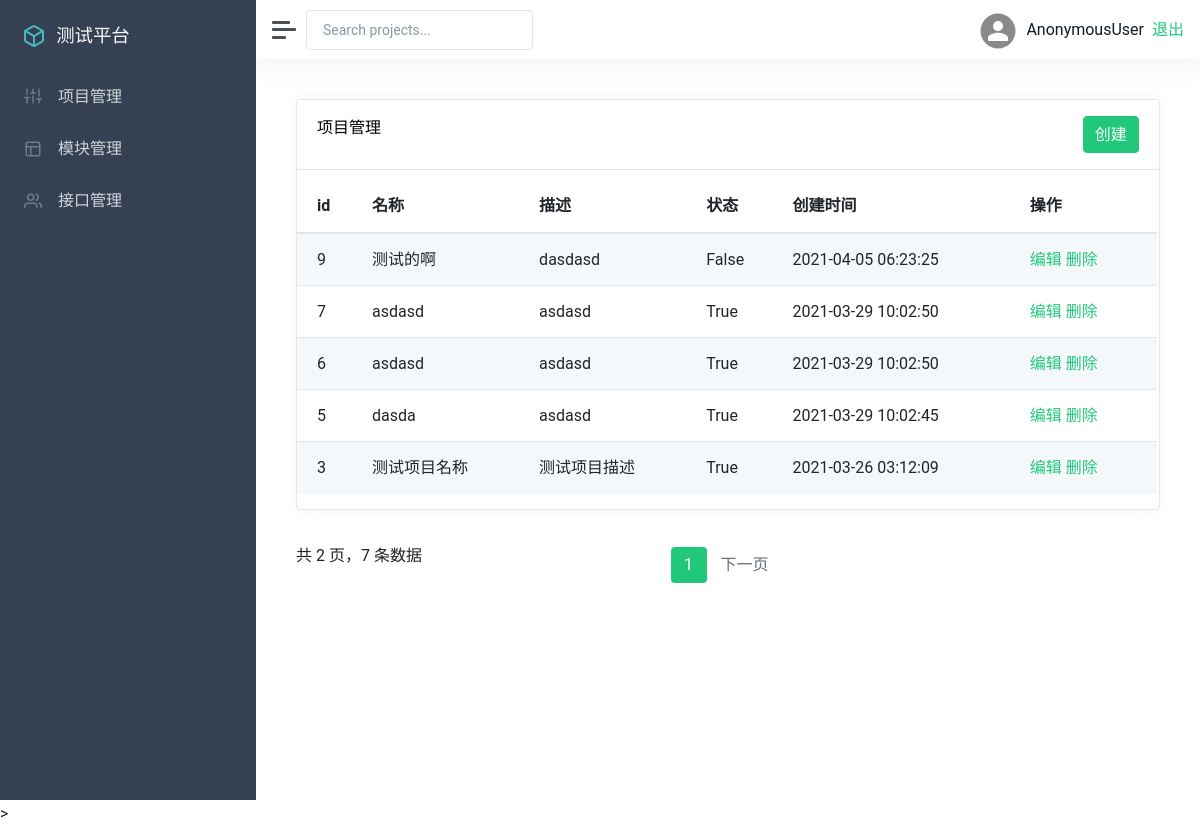
Before: /manage/project_list/ with the older database file.
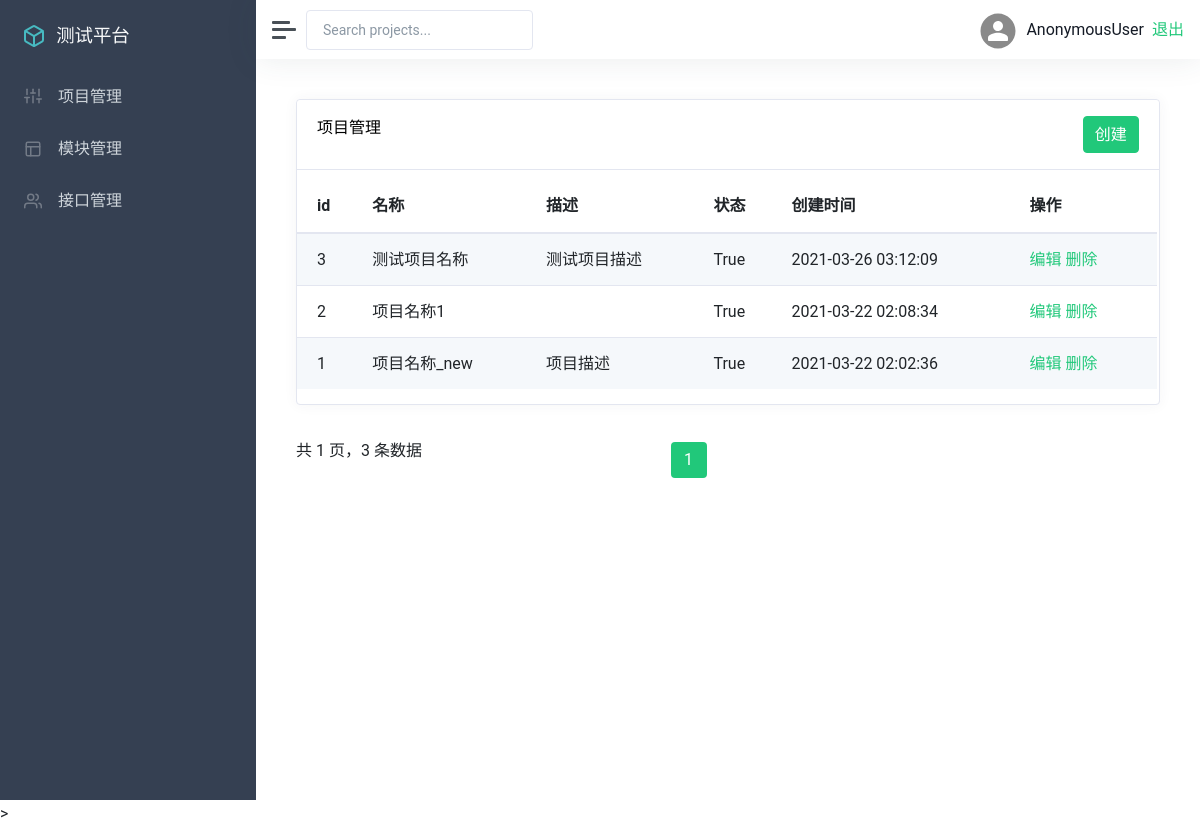
After: the same page with the newer database file.
### app_manage/models.py (models this page shows, shortened)
class Project(models.Model):
    name = models.CharField('项目名称', max_length=100)
    describe = models.TextField('描述')
    status = models.BooleanField('状态', default=True)
    create_time = models.DateTimeField('创建时间', auto_now_add=True)
    update_time = models.DateTimeField('更新时间', auto_now=True)
    class Meta:
        ordering = ('-create_time',)

### app_manage/views/project_views.py (the view)
# urls.py: path('list/', views.list, name='list_apicase'),
def list(request):
    projectList = Project.objects.all()
    p = Paginator(projectList, 5)
    page = request.GET.get('page', '')
    if page == '':
        page = 1
    try:
        projectList = p.page(page)
    except PageNotAnInteger:
        projectList = p.page(1)
    except EmptyPage:
        projectList = p.page(p.num_pages)
    return render(request, 'project/list.html', {
        'projectList': projectList
    })

### templates/project/list.html (shortened to what this page needs)
{% extends 'manage.html' %}
{% block manage %}
<div class="card flex-fill">
    <div class="card-header">
        <h5 class="card-title mb-0" style="float:left">项目管理</h5>
        <a href="{% url 'add_project' %}"><button type="button" class="btn btn-primary" style="float:right">创建</button></a>
    </div>
    <div id="datatables-dashboard-traffic_wrapper" class="dataTables_wrapper dt-bootstrap4 no-footer">
        <div class="row">
            <div class="col-sm-12">
                <table id="datatables-dashboard-traffic" class="table table-striped my-0 dataTable no-footer"
                    role="grid" aria-describedby="datatables-dashboard-traffic_info">
                    <thead>
                        <tr role="row">
                            <th>id</th>
                            <th>名称</th>
                            <th>描述</th>
                            <th>状态</th>
                            <th>创建时间</th>
                            <th>操作</th>
                        </tr>
                    </thead>
                    <tbody>
                        {% for p in projectList %}
                        <tr role="row" class="odd">
                            <td>{{ p.id }}</td>
                            <td>{{ p.name }}</td>
                            <td>{{ p.describe }}</td>
                            <td>{{ p.status }}</td>
                            <td>{{ p.create_time |date:"Y-m-d H:i:s"}}</td>
                            <td>
                                <a href="{% url 'edit_project' p.id %}#">编辑</a>
                                <a href="{% url 'delete_project' p.id %}" id="delete-project-id">删除</a>
                            </td>
                        </tr>
                        {% endfor %}
                    </tbody>
                </table>
            </div>
        </div>
    </div>
</div>
<div>
<div class="row">
    <div class="col-sm-12 col-md-5">
        <div class="dataTables_info" id="datatables-dashboard-traffic_info" role="status" aria-live="polite">
            共 {{ projectList.paginator.num_pages }} 页，{{ projectList.paginator.count }} 条数据
        </div>
    </div>
    <div class="col-sm-12 col-md-7">
        <div class="dataTables_paginate paging_simple_numbers" id="datatables-dashboard-traffic_paginate">
            <ul class="pagination">
                <li class="paginate_button page-item active">
                    <a href="#" aria-controls="datatables-dashboard-traffic" data-dt-idx="1" tabindex="0"
                        class="page-link">{{ projectList.number }}</a>
                </li>
                {% if projectList.has_next %}
                <a href="?page={{ projectList.next_page_number }}" aria-controls="datatables-dashboard-traffic" data-dt-idx="2" tabindex="0"
                    class="page-link">下一页</a>
                {% endif %}
            </ul>
        </div>
    </div>
</div>
{% endblock %}

Changed rows visible on the page:
removed Project: id "9", name "测试的啊", describe "dasdasd", status "False", create_time "2021-04-05 06:23:25"
removed Project: id "7", name "asdasd", describe "asdasd", status "True", create_time "2021-03-29 10:02:50"
removed Project: id "6", name "asdasd", describe "asdasd", status "True", create_time "2021-03-29 10:02:50"
removed Project: id "5", name "dasda", describe "asdasd", status "True", create_time "2021-03-29 10:02:45"
now on this page (row unchanged): Project: id "2", name "项目名称1", status "True", create_time "2021-03-22 02:08:34"
now on this page (row unchanged): Project: id "1", name "项目名称_new", describe "项目描述", status "True", create_time "2021-03-22 02:02:36"
Other visible differences:
{{ projectList.paginator.num_pages }}: "2" → "1"
{{ projectList.paginator.count }}: "7" → "3"
text no longer shown: "下一页"
